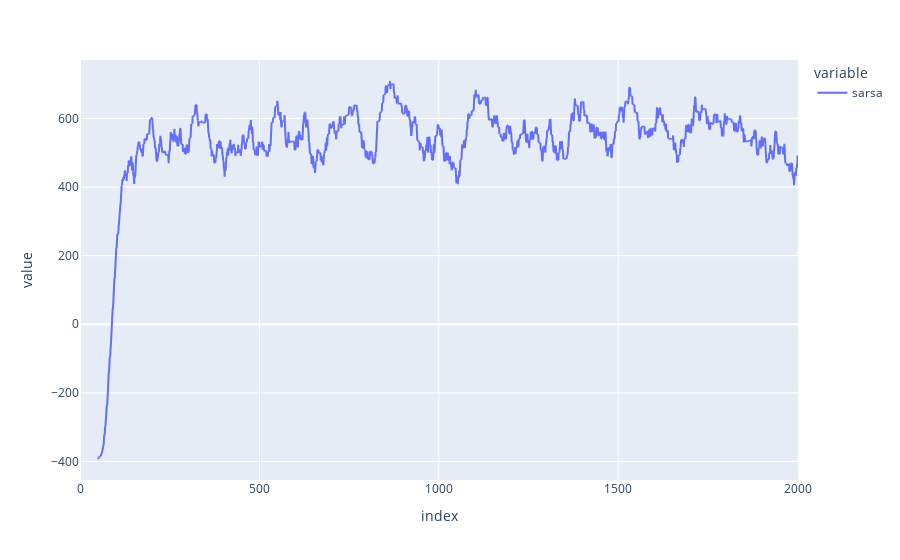

Write notebook code for a chart like this one.
### Code cell
file = '/home/robotfish/Project/cart_pole/Sarsa/0521_152226/exp_bin10_alpha_decay_.out'


df = pd.read_csv(file, header=None)
df['reward_roll'] = df[2].rolling(50).mean()
# df['eps_normalized'] = df[1]*df[2].max()
fig = df.plot(y=['reward_roll'])
fig['data'][0]['showlegend']=True
fig['data'][0]['name']='sarsa'

fig

### Figure 1 — Plotly figure (JSON) as saved in the notebook; plotly's stock layout.template omitted (floating-point values rounded to 4 significant figures; data arrays with more than 128 entries replaced by an {"elided": "..."} marker saying what was removed)
{"data": [{"hovertemplate": "variable=reward_roll<br>index=%{x}<br>value=%{y}<extra></extra>", "legendgroup": "reward_roll", "line": {"color": "#636efa", "dash": "solid"}, "mode": "lines", "name": "sarsa", "showlegend": true, "type": "scattergl", "x": {"elided": "2002 int values"}, "xaxis": "x", "y": {"elided": "2002 float values"}, "yaxis": "y"}], "layout": {"legend": {"title": {"text": "variable"}, "tracegroupgap": 0}, "margin": {"t": 60}, "xaxis": {"anchor": "y", "domain": [0, 1], "title": {"text": "index"}}, "yaxis": {"anchor": "x", "domain": [0, 1], "title": {"text": "value"}}}}
